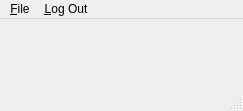
<?xml version="1.0" encoding="UTF-8"?>
<ui version="4.0">
 <class>MainWindow</class>
 <widget class="QMainWindow" name="MainWindow">
  <property name="geometry">
   <rect>
    <x>0</x>
    <y>0</y>
    <width>243</width>
    <height>111</height>
   </rect>
  </property>
  <property name="windowTitle">
   <string>Hello, World!</string>
  </property>
  <widget class="QWidget" name="centralWidget">
   <layout class="QGridLayout" name="gridLayout">
    <item row="1" column="0">
     <widget class="QLabel" name="label">
      <property name="text">
       <string/>
      </property>
      <property name="pixmap">
       <pixmap resource="resources.qrc">:/resources/helloworld-transparent.png</pixmap>
      </property>
      <property name="alignment">
       <set>Qt::AlignCenter</set>
      </property>
     </widget>
    </item>
   </layout>
  </widget>
  <widget class="QMenuBar" name="menuBar">
   <property name="geometry">
    <rect>
     <x>0</x>
     <y>0</y>
     <width>243</width>
     <height>22</height>
    </rect>
   </property>
   <widget class="QMenu" name="menuFile">
    <property name="title">
     <string>&amp;File</string>
    </property>
    <addaction name="actionExit"/>
   </widget>
   <widget class="QMenu" name="menuLog_Out">
    <property name="font">
     <font>
      <pointsize>11</pointsize>
     </font>
    </property>
    <property name="title">
     <string>&amp;Log Out</string>
    </property>
    <addaction name="actionLog_out"/>
   </widget>
   <addaction name="menuFile"/>
   <addaction name="menuLog_Out"/>
  </widget>
  <widget class="QStatusBar" name="statusBar"/>
  <action name="actionExit">
   <property name="text">
    <string>E&amp;xit</string>
   </property>
  </action>
  <action name="actionLog_out">
   <property name="text">
    <string>&amp;Log out</string>
   </property>
  </action>
 </widget>
 <layoutdefault spacing="6" margin="11"/>
 <resources>
  <include location="resources.qrc"/>
 </resources>
 <connections/>
</ui>
